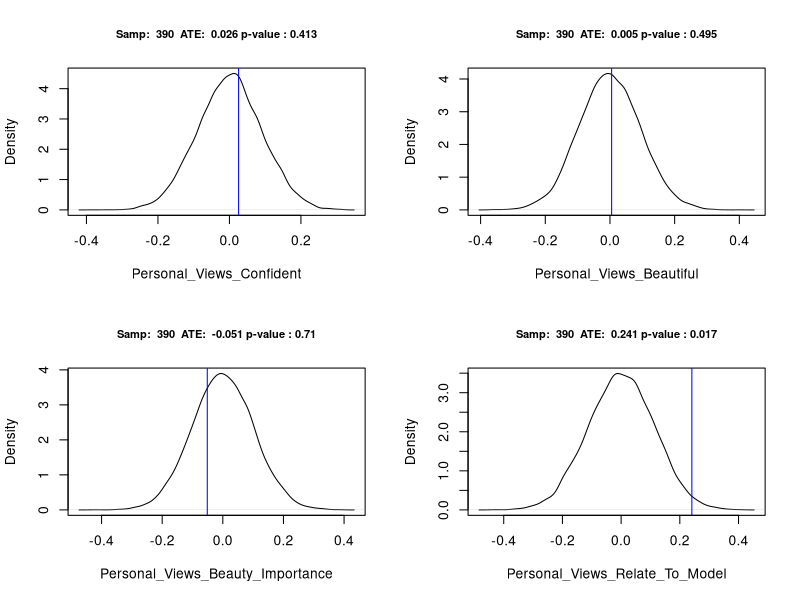

R code for this plot:
## ---- chunk 1
library(dplyr)
library(plyr)
library(ggplot2)
library(car)
## ---- chunk 2
setwd('/Users/ozimmer/GoogleDrive/berkeley/w241/BeatuyAd_CausalExperiment/Data')
d <- read.csv('BeautyAds_July 19, 2017_22.18.csv')

# Filter out irrelevant entries
d <- d[-c(1,2),] #Remove the first 2 lines
d <- d[d$Status == 'IP Address',] #Remove survey preview 
d <- d[d$Welcome == 'I agree',] #Remove users who didn't agree to participate
d <- d[d$Finished == 'True',] #Remove users who didn't finisn the survey
d <- d[d$Group %in% c('Treatment', 'Control'),]
d <- d[d$AudioCheck == 'Pineapple', ] #Should capture people after the pineapple test

length(unique(d$IPAddress)) 

# Recoding of values
recode_values <- function(d, column){
  d[[column]] <- as.character(d[[column]])
  d[[column]] <- dplyr::recode(d[[column]], 'Strongly disagree' = -2, 
                                       'Disagree' = -1, 'Agree' = 1, 'Strongly agree' = 2, 
                                       .missing = 0, .default = 0)
}

columns_to_analyse <- c('Personal_Views_Confident', 'Personal_Views_Beautiful', 
                       'Personal_Views_Beauty_Importance', 'Personal_Views_Relate_To_Model')
for (column in columns_to_analyse){
  d[[column]] <- recode_values(d, column)
}

# Correct column names misspellings
d <- dplyr::rename(d, Coffee_validate_1 = Coffe_validate_1, 
            Fit_i_identify_1 = FIt_i_identify_1, 
            Work_i_identify_2 = work_i_identify_2)

# Combine and recode randomization 1 & 2 for the images
images <- c('Passion', 'Coffee', 'Couple', 'Work', 'Fit')
questions <- c('_i_identify_', '_i_prefer_', '_o_prefer_', '_validate_')
randomization <- c('1', '2')

for (image in images){
  for (question in questions){
    column1 <- paste(image, question, '1', sep = "")
    d[[column1]] <- ifelse(d[[column1]] == 'Ad 1', 2, ifelse(d[[column1]] == 'Ad 2', 1, 0))
    column2 <- paste(image, question, '2', sep = "")
    d[[column2]] <- ifelse(d[[column2]] == 'Ad 2', 2, ifelse(d[[column2]] == 'Ad 1', 1, 0))
    new_column <- paste(image, question, sep ="")
    d[[new_column]] <- d[[column1]] + d[[column2]] - 1
    d[[new_column]] <- ifelse(d[[new_column]] == -1, NA, d[[new_column]])
  }
}

#Removing the NAs

#summary(d)
## ---- chunk 3
columns_to_analyse <- c('Personal_Views_Confident', 'Personal_Views_Beautiful', 
                       'Personal_Views_Beauty_Importance', 'Personal_Views_Relate_To_Model')
for (column in columns_to_analyse){
  l1 <- lm(d[[column]] ~ d[['Group']])
  print(column)
  print(coef(summary(l1))[2,])
}
## ---- chunk 4
#str(d)
columns_to_analyse <- c('Personal_Views_Confident', 'Personal_Views_Beautiful', 
                       'Personal_Views_Beauty_Importance', 'Personal_Views_Relate_To_Model')
for (column in columns_to_analyse){
  #l1 <- lm(d[[column]] ~ d[['Group']] + d$Age + d$Gender + d$Race + d$Location)
  l1 <- lm(d[[column]] ~ d[['Group']] + d$Gender)
  print(column)
  print(summary(l1))
}
## ---- chunk 5
get_ATE <- function(d, column){
  return(mean(d[d$Group == 'Treatment',][[column]], na.rm = TRUE)- mean(d[d$Group == 'Control',][[column]], na.rm = TRUE))
}
for (column in columns_to_analyse){
  print(column)
  print(get_ATE(d, column))
}
## ---- chunk 6
column <- 'Personal_Views_Confident'

control_treatment <- c(rep(1, length(d[[column]]) * (1/2)), rep(0, length(d[[column]]) * (1/2)))
sample_size <- length(d[[column]])

get_null_ATE_from_current_sample <- function(d, control_treatment, column){
  assignment <- sample(control_treatment, length(d[[column]]))
  dt <- data.frame(outcome = d[[column]], assignement = assignment)
  null.ATE <- mean(dt[assignment == 1, ]$outcome) - mean(dt[assignment == 0, ]$outcome)
  return(null.ATE)
}

par(mfrow=c(2,2))
for (column in columns_to_analyse){
  sharp.null.hypothesis <- replicate(10000, get_null_ATE_from_current_sample(d, control_treatment, column))
  ATE <- get_ATE(d, column)
  p_value <- mean(ATE <= sharp.null.hypothesis)
  plot(density(sharp.null.hypothesis),  main = paste('Samp: ', sample_size, ' ATE: ', round(ATE, 3), 
                                                     'p-value :', round(p_value, 3)), cex.main= 0.8,
       xlab=column)
  abline(v = ATE, col = "blue")
}
## ---- chunk 7
images <- c('Passion', 'Coffee', 'Couple', 'Work', 'Fit')
questions <- c('_i_identify_', '_i_prefer_', '_o_prefer_', '_validate_')

for (image in images){
  for (question in questions){
    column <- paste(image, question, sep = "")
    l1 <- lm(d[[column]] ~ d[['Group']])
  print(column)
  print(summary(l1))
  }
}
## ---- chunk 8
#str(d)
#d$total <- rep(0, nrow(d))

questions <- c('_i_identify_', '_i_prefer_', '_o_prefer_', '_validate_')
images <- c('Passion', 'Coffee', 'Couple', 'Work', 'Fit')

for (question in questions){
  question_average <- paste(question, 'average', sep = "")
  #print(question_average)
  d[[question_average]] <- rep(0, nrow(d))
  for (image in images){
    column <- paste(image, question, sep = "")
    d[[question_average]] <- d[[question_average]] + d[[column]]
  }
}

for (question in questions){
  question_average <- paste(question, 'average', sep = "")
  print(question_average)
  print(summary(d[[question_average]]))
  l1 <- lm(d[[question_average]] ~ d[['Group']] + d$Gender)
  print(summary(l1))
}


